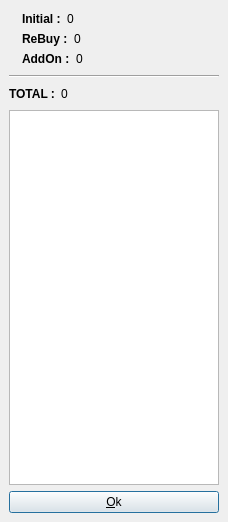
<ui version="4.0" >
 <class>prizeWindow</class>
 <widget class="QDialog" name="prizeWindow" >
  <property name="geometry" >
   <rect>
    <x>0</x>
    <y>0</y>
    <width>228</width>
    <height>522</height>
   </rect>
  </property>
  <property name="windowTitle" >
   <string>PokerClock - Prizes</string>
  </property>
  <property name="windowIcon" >
   <iconset resource="pokerclock.qrc" >:/images/pokerclock.png</iconset>
  </property>
  <layout class="QGridLayout" >
   <property name="margin" >
    <number>9</number>
   </property>
   <property name="spacing" >
    <number>6</number>
   </property>
   <item row="0" column="0" >
    <layout class="QHBoxLayout" >
     <property name="margin" >
      <number>0</number>
     </property>
     <property name="spacing" >
      <number>6</number>
     </property>
     <item>
      <widget class="QLabel" name="lblIcon" >
       <property name="text" >
        <string/>
       </property>
       <property name="pixmap" >
        <pixmap resource="pokerclock.qrc" >:/images/dollars.png</pixmap>
       </property>
      </widget>
     </item>
     <item>
      <layout class="QVBoxLayout" >
       <property name="margin" >
        <number>0</number>
       </property>
       <property name="spacing" >
        <number>0</number>
       </property>
       <item>
        <layout class="QHBoxLayout" >
         <property name="margin" >
          <number>0</number>
         </property>
         <property name="spacing" >
          <number>6</number>
         </property>
         <item>
          <widget class="QLabel" name="label" >
           <property name="font" >
            <font>
             <weight>75</weight>
             <bold>true</bold>
            </font>
           </property>
           <property name="text" >
            <string>Initial :</string>
           </property>
          </widget>
         </item>
         <item>
          <widget class="QLabel" name="lblInitial" >
           <property name="text" >
            <string>0</string>
           </property>
          </widget>
         </item>
         <item>
          <spacer>
           <property name="orientation" >
            <enum>Qt::Horizontal</enum>
           </property>
           <property name="sizeHint" >
            <size>
             <width>40</width>
             <height>20</height>
            </size>
           </property>
          </spacer>
         </item>
        </layout>
       </item>
       <item>
        <layout class="QHBoxLayout" >
         <property name="margin" >
          <number>0</number>
         </property>
         <property name="spacing" >
          <number>6</number>
         </property>
         <item>
          <widget class="QLabel" name="label_4" >
           <property name="font" >
            <font>
             <weight>75</weight>
             <bold>true</bold>
            </font>
           </property>
           <property name="text" >
            <string>ReBuy :</string>
           </property>
          </widget>
         </item>
         <item>
          <widget class="QLabel" name="lblReBuy" >
           <property name="text" >
            <string>0</string>
           </property>
          </widget>
         </item>
         <item>
          <spacer>
           <property name="orientation" >
            <enum>Qt::Horizontal</enum>
           </property>
           <property name="sizeHint" >
            <size>
             <width>40</width>
             <height>20</height>
            </size>
           </property>
          </spacer>
         </item>
        </layout>
       </item>
       <item>
        <layout class="QHBoxLayout" >
         <property name="margin" >
          <number>0</number>
         </property>
         <property name="spacing" >
          <number>6</number>
         </property>
         <item>
          <widget class="QLabel" name="label_5" >
           <property name="font" >
            <font>
             <weight>75</weight>
             <bold>true</bold>
            </font>
           </property>
           <property name="text" >
            <string>AddOn :</string>
           </property>
          </widget>
         </item>
         <item>
          <widget class="QLabel" name="lblAddOn" >
           <property name="text" >
            <string>0</string>
           </property>
          </widget>
         </item>
         <item>
          <spacer>
           <property name="orientation" >
            <enum>Qt::Horizontal</enum>
           </property>
           <property name="sizeHint" >
            <size>
             <width>40</width>
             <height>20</height>
            </size>
           </property>
          </spacer>
         </item>
        </layout>
       </item>
      </layout>
     </item>
    </layout>
   </item>
   <item row="2" column="0" >
    <layout class="QHBoxLayout" >
     <property name="margin" >
      <number>0</number>
     </property>
     <property name="spacing" >
      <number>6</number>
     </property>
     <item>
      <widget class="QLabel" name="label_7" >
       <property name="font" >
        <font>
         <weight>75</weight>
         <bold>true</bold>
        </font>
       </property>
       <property name="text" >
        <string>TOTAL :</string>
       </property>
      </widget>
     </item>
     <item>
      <widget class="QLabel" name="lblTotal" >
       <property name="text" >
        <string>0</string>
       </property>
      </widget>
     </item>
     <item>
      <spacer>
       <property name="orientation" >
        <enum>Qt::Horizontal</enum>
       </property>
       <property name="sizeHint" >
        <size>
         <width>40</width>
         <height>20</height>
        </size>
       </property>
      </spacer>
     </item>
    </layout>
   </item>
   <item row="4" column="0" >
    <widget class="QPushButton" name="btnOk" >
     <property name="text" >
      <string>&amp;Ok</string>
     </property>
     <property name="default" >
      <bool>true</bool>
     </property>
    </widget>
   </item>
   <item row="3" column="0" >
    <widget class="QTableWidget" name="tablePrizes" >
     <property name="editTriggers" >
      <set>QAbstractItemView::NoEditTriggers</set>
     </property>
    </widget>
   </item>
   <item row="1" column="0" >
    <widget class="Line" name="line" >
     <property name="orientation" >
      <enum>Qt::Horizontal</enum>
     </property>
    </widget>
   </item>
  </layout>
 </widget>
 <layoutdefault spacing="6" margin="11" />
 <resources>
  <include location="pokerclock.qrc" />
 </resources>
 <connections/>
</ui>
